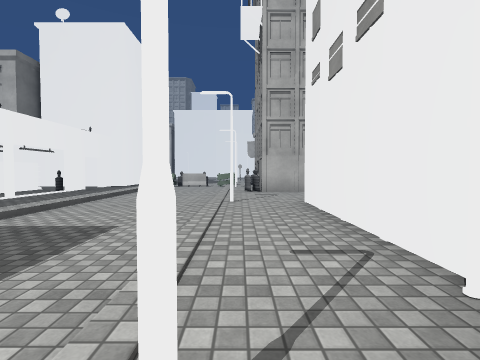
View 1 (above)

13 first-person views from a walk through a 3-D level made in the Unity game engine. The camera is 1.3 m above the floor, tilts 2° down and sees 85° across. Doors are open. The floor is counted in squares, 2 m on a side. Each view is taken from the middle of a square. On the plan, view 1 faces up. The plan holds only what a view shows up to about 9 squares ahead; the rest is blank. The place goes on beyond the plan. The player is left out. Some surface patterns are stand-ins.

View 2
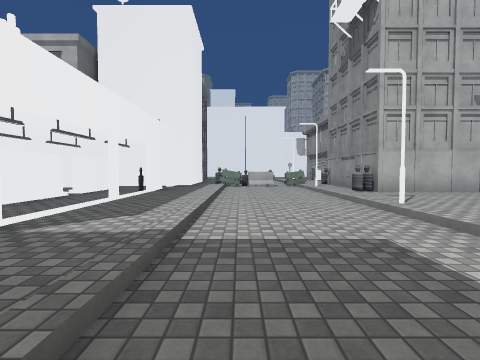

View 3
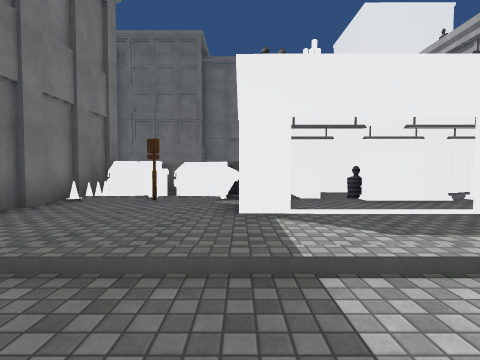

View 4
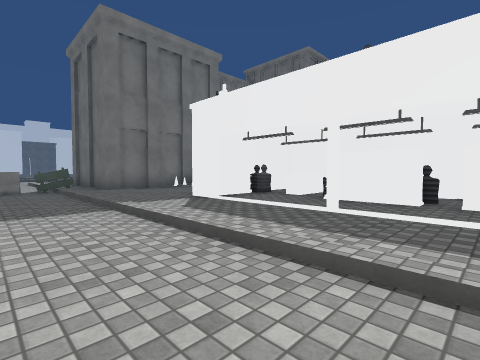

View 5
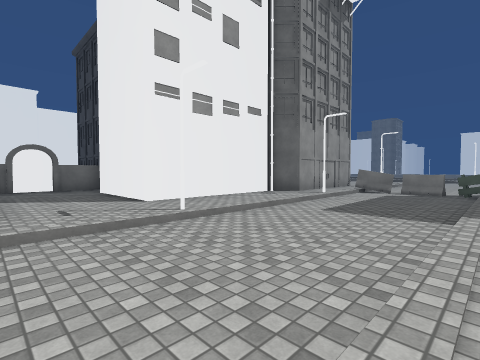

View 6
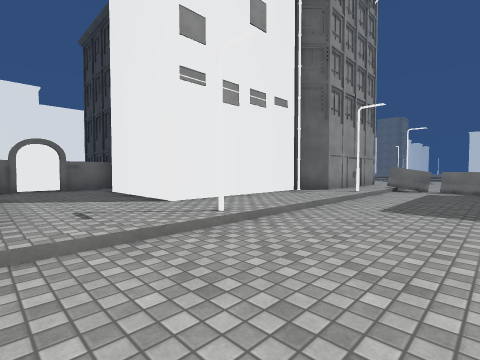

View 7
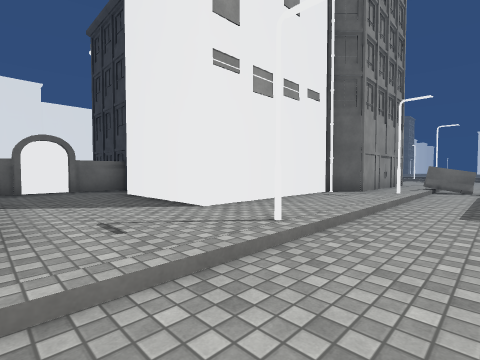

View 8
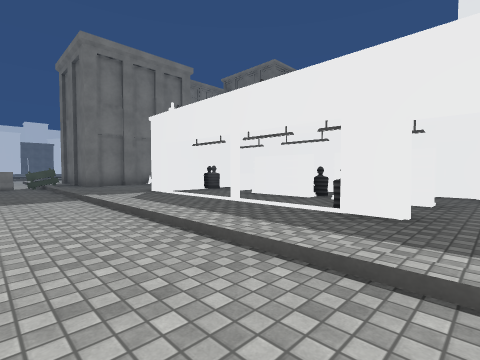

View 9
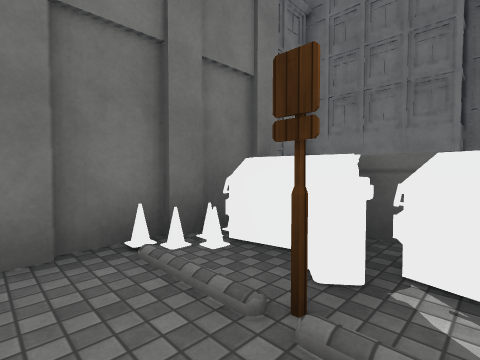

View 10
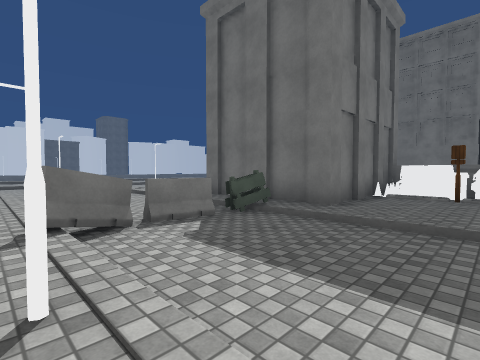

View 11
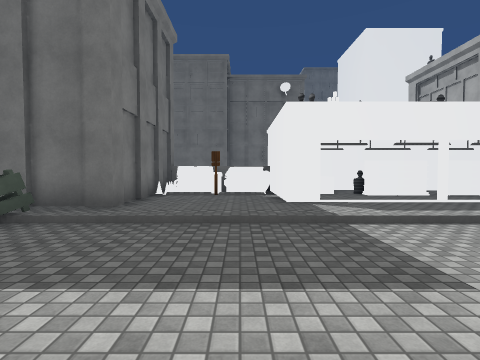

View 12
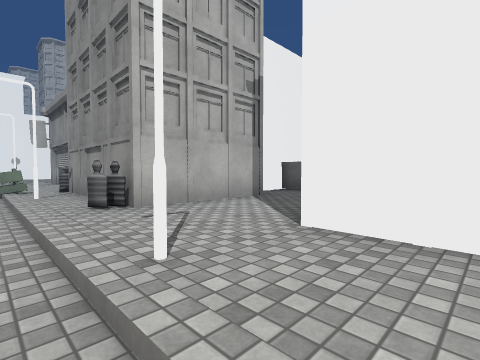

View 13
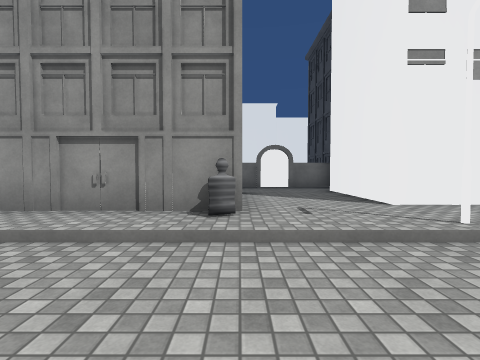

### Floor plan
Key: @ floor where view 1 was taken; # wall or solid block; . main floor; - floor 0.25 m lower than the main floor; D open door; ^ raised ledge; B building; L lantern; P pipe; U dumpster; I bin; S sign; C block; G gate; O other object.
Columns run from 12 left of view 1 to 6 right of it. Each row starts with its distance up from view 1.
 10 BBB#..D..---.B
  9    #.O#..---.B   ##
  8    O.OO..---OBBB..#
  7    OOO...---......G
  6    #.O...---L.....#
  5    #.O...---..##B##
  4    #^O...---..
  3    #OOO..---..
  2    #UI...---..
  1    #US...---LP
  0    #OO...---@#
 -1      #####-C.#
 -2  BB    #.CCC.#
 -3        #.---.B
 -4        B ---.
 -5          - -O
 -6            -.
 -7            -.

Positions as (right, up) in squares from view 1, and headings:
1: (0, 0), facing up
2: (-3, 1), facing up
3: (-2, 3), facing left
4: (-2, 8), facing down-left
5: (-4, 8), facing down-right
6: (-3, 8), facing down-right
7: (-2, 8), facing down-right
8: (-2, 10), facing down-left
9: (-6, 2), facing down-left
10: (0, 2), facing down-left
11: (0, 2), facing left
12: (-1, 4), facing up-right
13: (-3, 8), facing right
